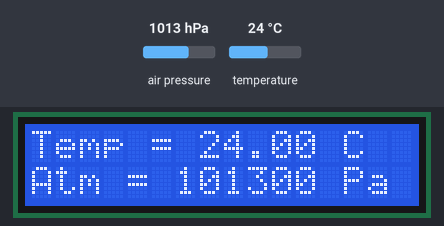
This sketch was run on a simulated Arduino Uno, built with avr-gcc and run on an emulated ATmega328P. Parts: 16×2 character LCD. The inputs (shaded band) are chosen by the test bench; at power-on: air pressure 1013 hPa, temperature 24 °C.

Above: at 1.2 s.
1.3 s: air pressure set to 952 hPa
At 3.3 s:
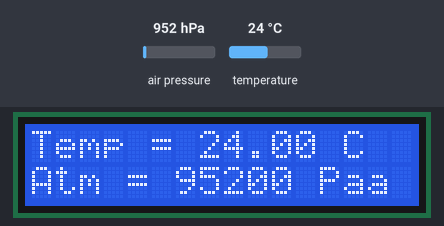
3.6 s: temperature set to 12 °C
At 5.1 s:
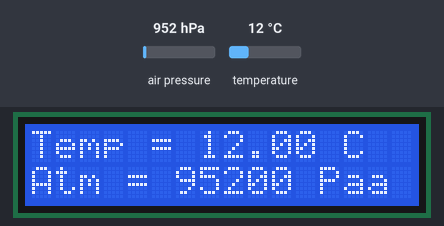
5.7 s: air pressure set to 975 hPa
At 6.7 s:
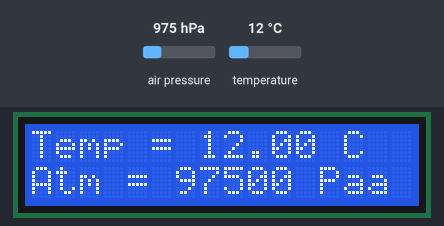
7.7 s: temperature set to 19 °C
At 9.4 s:
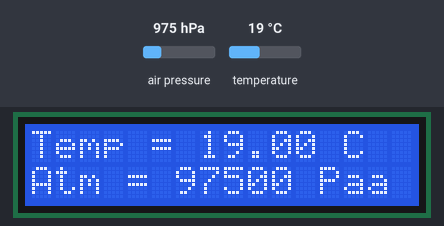
Timing chart, 0 to 10.8 s (numbered marks = the images above; inputs shaded):
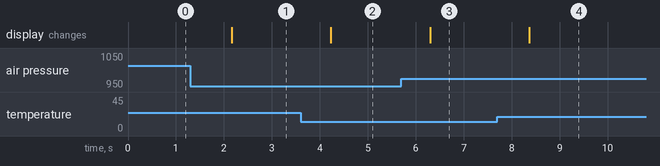

The sketch:

Temprature_and_pressure_display.c.ino
```cpp
// Displaying pressure and temprature value

#include <Wire.h>
#include <Adafruit_BMP085.h>
#include <LiquidCrystal_PCF8574.h>

LiquidCrystal_PCF8574 lcd(0x27);
Adafruit_BMP085 bmp;

void setup() {
  Serial.begin(9600);
 lcd.begin(16, 2);
 lcd.setBacklight(225);

if (!bmp.begin()) {
  lcd.print("######****######");
  lcd.setCursor(0,1);
  lcd.print("     No data");
  while (1) {}
  }
}

void loop() {
    // code to display temprature value
     lcd.setCursor(0,0);
     lcd.print("Temp = ");
     lcd.print(bmp.readTemperature());
     lcd.print(" C");

    // code to display atmospheric pressure (Atm)
     lcd.setCursor(0,1);
     lcd.print("Atm = ");
     lcd.print(bmp.readPressure());
     lcd.print(" Pa");
     delay(1000);

}
```

Measured:
- after the input at 1.3 s, the display: changes after 0.87 s (image 1)
- after the input at 3.6 s, the display: changes after 0.63 s (image 2)
- after the input at 5.7 s, the display: changes after 0.60 s (image 3)
- after the input at 7.7 s, the display: changes after 0.66 s (image 4)
